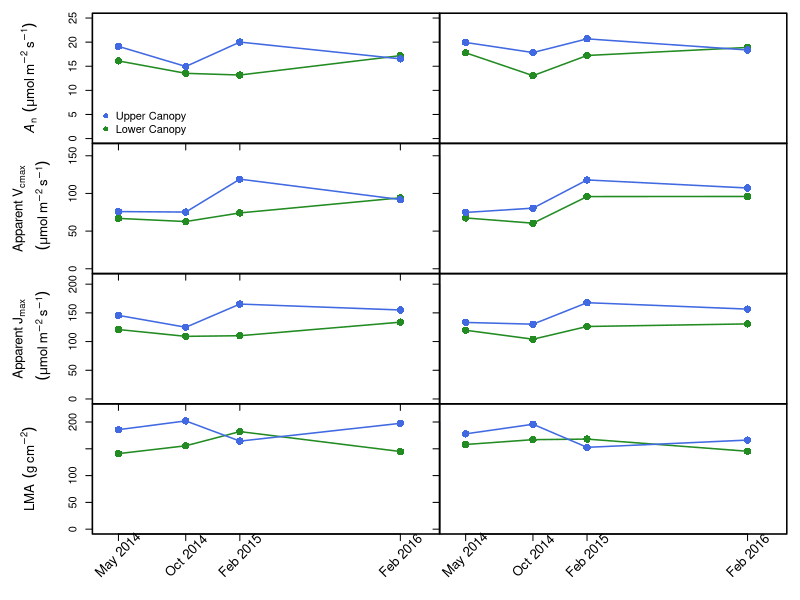
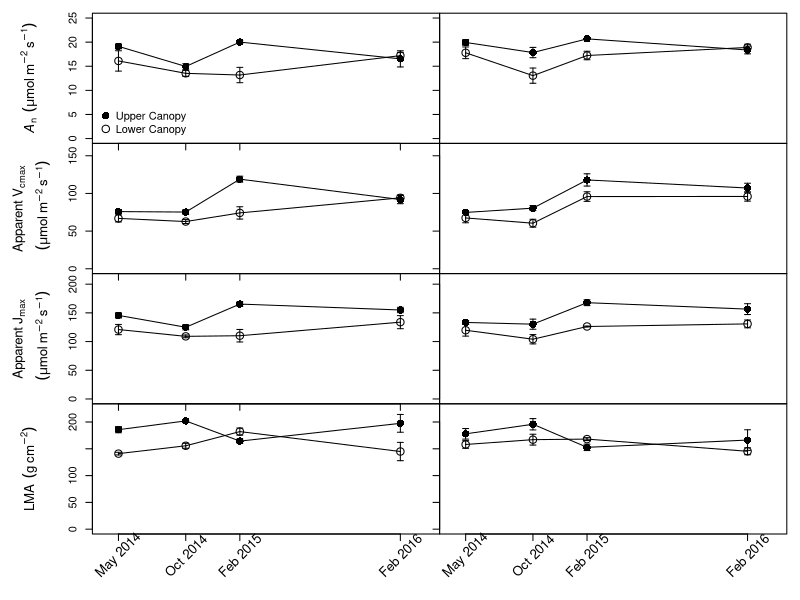

Source code (R) for these figures, in order:
##gas exchange campaigns------

ge <- read.csv("april/face_photo_means.csv")
  ge <- ge[complete.cases(ge),]
  ge <- droplevels(ge)
  ge$Date <- paste(ge$Campaign, "01", sep="_")
  ge$Date <- as.Date(ge$Date, format="%b_%Y_%d")

aco2 <- ge[ge$C.treat == "+C",]
eco2 <- ge[ge$C.treat == "0C",]
  
aco2_upp <- ge[ge$C.treat == "+C" & ge$Position == "upper",]
aco2_low <- ge[ge$C.treat == "+C" & ge$Position == "lower",]
eco2_upp <- ge[ge$C.treat == "0C" & ge$Position == "upper",]
eco2_low <- ge[ge$C.treat == "0C" & ge$Position == "lower",]


#plot bits------
campainlab <- gsub("_", " ", unique(ge$Campaign))
canopycols <- c("forestgreen", "royalblue")
pchs=c(1,16)
photolab <- expression(italic(A)[n]~~(mu*mol~m^-2~s^-1))
lmalab <- expression(LMA~~(g~cm^-2))
jlab <- expression(atop(Apparent~J[max],~~(mu*mol~m^-2~s^-1)))
vlab <- expression(atop(Apparent~V[cmax],~~(mu*mol~m^-2~s^-1)))
daterange <- c(as.Date("2014-04-01"), as.Date("2016-04-01"))


#plotting with color------
windows()
par(oma=c(5,7,1,1), mfrow=c(4,2), mar=c(0,0,0,0), pch=16, lwd=1.5)

#photosynthesis-aco2
plot(photo ~ Date, data=aco2_low, col=canopycols[1], type="o",
     xlab="",ylab="", ylim=c(0, 25), xaxt='n', cex=1.5, xlim=daterange)
points(photo ~ Date, data=aco2_upp, col=canopycols[2], cex=1.5, type="o")
axis(1, labels=FALSE, at=unique(aco2$Date))
with(aco2, arrows(Date, photo, Date, photo+se.photo, angle=90, 
                    length=.03, col=canopycols[Position]))
with(aco2, arrows(Date, photo, Date, photo-se.photo, angle=90, 
                  length=.03, col=canopycols[Position]))
mtext(photolab, side=2, line=4, cex=.8)
legend("bottomleft", legend=c("Upper Canopy", "Lower Canopy"), pch=16,bty='n',
       col=c(canopycols[2], canopycols[1]), inset=.01)

#photosynthesis-eco2
plot(photo ~ Date, data=eco2_low, col=canopycols[1], type="o",
     xlab="",ylab="", ylim=c(0, 25), xaxt='n', yaxt='n', cex=1.5, xlim=daterange)
points(photo ~ Date, data=eco2_upp, col=canopycols[2],cex=1.5, type="o")
axis(2, labels=FALSE)
with(eco2, arrows(Date, photo, Date, photo+se.photo, angle=90, 
                  length=.03, col=canopycols[Position]))
with(eco2, arrows(Date, photo, Date, photo-se.photo, angle=90, 
                  length=.03, col=canopycols[Position]))

#vcmax-aco2
plot(Vcmax ~ Date, data=aco2_low, col=canopycols[1],xlim=daterange,
     xlab="",ylab="", ylim=c(0, 160), xaxt='n', cex=1.5, type='o')
points(Vcmax ~ Date, data=aco2_upp, col=canopycols[2], type='o', cex=1.5)
axis(1, labels=FALSE, at=unique(aco2$Date))
with(aco2, arrows(Date, Vcmax, Date, Vcmax+se.Vcmax, angle=90, 
                  length=.03, col=canopycols[Position]))
with(aco2, arrows(Date, Vcmax, Date, Vcmax-se.Vcmax, angle=90, 
                  length=.03, col=canopycols[Position]))
mtext(vlab, side=2, line=3,cex=.8)

#vcmax-eco2
plot(Vcmax ~ Date, data=eco2_low, col=canopycols[1], xlim=daterange,
     xlab="",ylab="", ylim=c(0, 160), xaxt='n', cex=1.5,yaxt='n', type='o')
points(Vcmax ~ Date, data=eco2_upp, col=canopycols[2], type='o', cex=1.5)
axis(2, labels=FALSE)
with(eco2, arrows(Date, Vcmax, Date, Vcmax+se.Vcmax, angle=90, 
                  length=.03, col=canopycols[Position]))
with(eco2, arrows(Date, Vcmax, Date, Vcmax-se.Vcmax, angle=90, 
                  length=.03, col=canopycols[Position]))

#jmax-aco2
plot(Jmax ~ Date, data=aco2_low, col=canopycols[1], xlim=daterange,
     xlab="",ylab="", ylim=c(0, 210), xaxt='n', cex=1.5, type='o')
points(Jmax ~ Date, data=aco2_upp, col=canopycols[2], type='o', cex=1.5)
axis(1, labels=FALSE, at=unique(aco2$Date))
with(aco2, arrows(Date, Jmax, Date, Jmax+se.Jmax, angle=90, 
                  length=.03, col=canopycols[Position]))
with(aco2, arrows(Date, Jmax, Date, Jmax-se.Jmax, angle=90, 
                  length=.03, col=canopycols[Position]))
mtext(jlab, side=2, line=3,cex=.8)

#jmax-eco2
plot(Jmax ~ Date, data=eco2_low, col=canopycols[1],xlim=daterange,
     xlab="",ylab="", ylim=c(0, 210), xaxt='n', cex=1.5,yaxt='n', type='o')
points(Jmax ~ Date, data=eco2_upp, col=canopycols[2], type='o', cex=1.5)
axis(2, labels=FALSE)
with(eco2, arrows(Date, Jmax, Date, Jmax+se.Jmax, angle=90, 
                  length=.03, col=canopycols[Position]))
with(eco2, arrows(Date, Jmax, Date, Jmax-se.Jmax, angle=90, 
                  length=.03, col=canopycols[Position]))

#lma-aco2
plot(LMA ~ Date, data=aco2_low, col=canopycols[1], xlim=daterange,
     xlab="",ylab="", ylim=c(0, 225), xaxt='n', cex=1.5, type='o')
points(LMA ~ Date, data=aco2_upp, col=canopycols[2], type='o', cex=1.5)
axis(1, labels=FALSE, at=unique(aco2$Date))
text(unique(aco2$Date), par("usr")[3] - 40, srt = 45,
     labels = campainlab, xpd = NA, cex=1.2)
with(aco2, arrows(Date, LMA, Date, LMA+se.LMA, angle=90, 
                  length=.03, col=canopycols[Position]))
with(aco2, arrows(Date, LMA, Date, LMA-se.LMA, angle=90, 
                  length=.03, col=canopycols[Position]))
mtext(lmalab, side=2, line=4, cex=.8)

#lma-eco2
plot(LMA ~ Date, data=eco2_low, col=canopycols[1], xlim=daterange,
     xlab="",ylab="", ylim=c(0, 225), xaxt='n', cex=1.5,yaxt='n', type='o')
points(LMA ~ Date, data=eco2_upp, col=canopycols[2], type='o', cex=1.5)
axis(1, labels=FALSE, at=unique(aco2$Date))
text(unique(aco2$Date), par("usr")[3] - 40, srt = 45,
     labels = campainlab, xpd = NA, cex=1.2)
axis(2, labels=FALSE)
with(eco2, arrows(Date, LMA, Date, LMA+se.LMA, angle=90, 
                  length=.03, col=canopycols[Position]))
with(eco2, arrows(Date, LMA, Date, LMA-se.LMA, angle=90, 
                  length=.03, col=canopycols[Position]))

dev.copy2pdf(file= "output/campaigns.pdf")
dev.off()


#plotting with no color------
windows()
par(oma=c(5,7,1,1), mfrow=c(4,2), mar=c(0,0,0,0), lwd=1)

#photosynthesis-aco2
plot(photo ~ Date, data=aco2_low, pch=pchs[1], type="o",
     xlab="",ylab="", ylim=c(0, 25), xaxt='n', cex=1.5, xlim=daterange)
points(photo ~ Date, data=aco2_upp, pch=pchs[2], cex=1.5, type="o")
axis(1, labels=FALSE, at=unique(aco2$Date))
with(aco2, arrows(Date, photo, Date, photo+se.photo, angle=90, 
                  length=.03))
with(aco2, arrows(Date, photo, Date, photo-se.photo, angle=90, 
                  length=.03))
mtext(photolab, side=2, line=4, cex=.8)
legend("bottomleft", legend=c("Upper Canopy", "Lower Canopy"),
       pch=c(pchs[2],pchs[1]),bty='n', inset=.01, pt.cex=1.5)

#photosynthesis-eco2
plot(photo ~ Date, data=eco2_low, pch=pchs[1], type="o",
     xlab="",ylab="", ylim=c(0, 25), xaxt='n', yaxt='n', cex=1.5, xlim=daterange)
points(photo ~ Date, data=eco2_upp, pch=pchs[2],cex=1.5, type="o")
axis(2, labels=FALSE)
with(eco2, arrows(Date, photo, Date, photo+se.photo, angle=90, 
                  length=.03))
with(eco2, arrows(Date, photo, Date, photo-se.photo, angle=90, 
                  length=.03))

#vcmax-aco2
plot(Vcmax ~ Date, data=aco2_low, pch=pchs[1],xlim=daterange,
     xlab="",ylab="", ylim=c(0, 160), xaxt='n', cex=1.5, type='o')
points(Vcmax ~ Date, data=aco2_upp, pch=pchs[2], type='o', cex=1.5)
axis(1, labels=FALSE, at=unique(aco2$Date))
with(aco2, arrows(Date, Vcmax, Date, Vcmax+se.Vcmax, angle=90, 
                  length=.03))
with(aco2, arrows(Date, Vcmax, Date, Vcmax-se.Vcmax, angle=90, 
                  length=.03))
mtext(vlab, side=2, line=3,cex=.8)

#vcmax-eco2
plot(Vcmax ~ Date, data=eco2_low, pch=pchs[1], xlim=daterange,
     xlab="",ylab="", ylim=c(0, 160), xaxt='n', cex=1.5,yaxt='n', type='o')
points(Vcmax ~ Date, data=eco2_upp, pch=pchs[2], type='o', cex=1.5)
axis(2, labels=FALSE)
with(eco2, arrows(Date, Vcmax, Date, Vcmax+se.Vcmax, angle=90, 
                  length=.03))
with(eco2, arrows(Date, Vcmax, Date, Vcmax-se.Vcmax, angle=90, 
                  length=.03))

#jmax-aco2
plot(Jmax ~ Date, data=aco2_low, pch=pchs[1], xlim=daterange,
     xlab="",ylab="", ylim=c(0, 210), xaxt='n', cex=1.5, type='o')
points(Jmax ~ Date, data=aco2_upp, pch=pchs[2], type='o', cex=1.5)
axis(1, labels=FALSE, at=unique(aco2$Date))
with(aco2, arrows(Date, Jmax, Date, Jmax+se.Jmax, angle=90, 
                  length=.03))
with(aco2, arrows(Date, Jmax, Date, Jmax-se.Jmax, angle=90, 
                  length=.03))
mtext(jlab, side=2, line=3,cex=.8)

#jmax-eco2
plot(Jmax ~ Date, data=eco2_low, pch=pchs[1],xlim=daterange,
     xlab="",ylab="", ylim=c(0, 210), xaxt='n', cex=1.5,yaxt='n', type='o')
points(Jmax ~ Date, data=eco2_upp, pch=pchs[2], type='o', cex=1.5)
axis(2, labels=FALSE)
with(eco2, arrows(Date, Jmax, Date, Jmax+se.Jmax, angle=90, 
                  length=.03))
with(eco2, arrows(Date, Jmax, Date, Jmax-se.Jmax, angle=90, 
                  length=.03))

#lma-aco2
plot(LMA ~ Date, data=aco2_low, pch=pchs[1], xlim=daterange,
     xlab="",ylab="", ylim=c(0, 225), xaxt='n', cex=1.5, type='o')
points(LMA ~ Date, data=aco2_upp, pch=pchs[2], type='o', cex=1.5)
axis(1, labels=FALSE, at=unique(aco2$Date))
text(unique(aco2$Date), par("usr")[3] - 40, srt = 45,
     labels = campainlab, xpd = NA, cex=1.2)
with(aco2, arrows(Date, LMA, Date, LMA+se.LMA, angle=90, 
                  length=.03))
with(aco2, arrows(Date, LMA, Date, LMA-se.LMA, angle=90, 
                  length=.03))
mtext(lmalab, side=2, line=4, cex=.8)

#lma-eco2
plot(LMA ~ Date, data=eco2_low, pch=pchs[1], xlim=daterange,
     xlab="",ylab="", ylim=c(0, 225), xaxt='n', cex=1.5,yaxt='n', type='o')
points(LMA ~ Date, data=eco2_upp, pch=pchs[2], type='o', cex=1.5)
axis(1, labels=FALSE, at=unique(aco2$Date))
text(unique(aco2$Date), par("usr")[3] - 40, srt = 45,
     labels = campainlab, xpd = NA, cex=1.2)
axis(2, labels=FALSE)
with(eco2, arrows(Date, LMA, Date, LMA+se.LMA, angle=90, 
                  length=.03))
with(eco2, arrows(Date, LMA, Date, LMA-se.LMA, angle=90, 
                  length=.03))

dev.copy2pdf(file= "output/campaigns2.pdf")
dev.off()